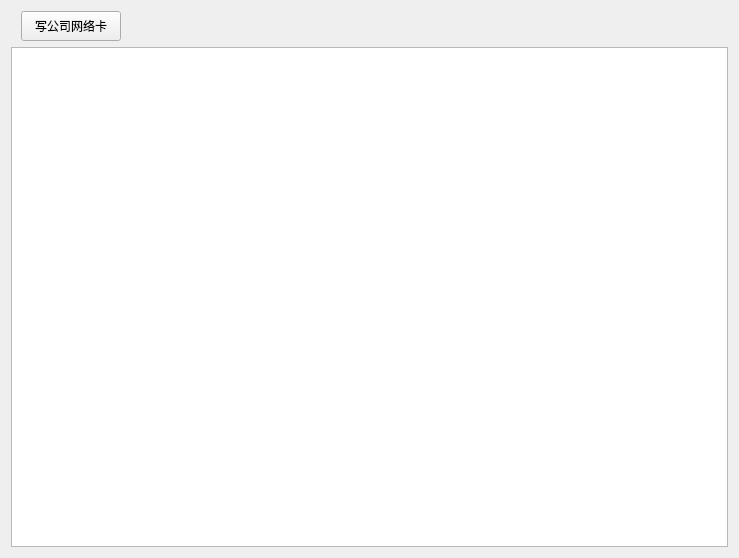
<?xml version="1.0" encoding="UTF-8"?>
<ui version="4.0">
 <class>CorpNetworkWidget</class>
 <widget class="QWidget" name="CorpNetworkWidget">
  <property name="geometry">
   <rect>
    <x>0</x>
    <y>0</y>
    <width>739</width>
    <height>558</height>
   </rect>
  </property>
  <property name="windowTitle">
   <string>Form</string>
  </property>
  <layout class="QVBoxLayout" name="verticalLayout">
   <item>
    <layout class="QHBoxLayout" name="horizontalLayout">
     <property name="leftMargin">
      <number>10</number>
     </property>
     <item>
      <spacer name="horizontalSpacer_2">
       <property name="orientation">
        <enum>Qt::Horizontal</enum>
       </property>
       <property name="sizeType">
        <enum>QSizePolicy::Fixed</enum>
       </property>
      </spacer>
     </item>
     <item>
      <widget class="QPushButton" name="corpNetButton">
       <property name="sizePolicy">
        <sizepolicy hsizetype="Minimum" vsizetype="Preferred">
         <horstretch>0</horstretch>
         <verstretch>0</verstretch>
        </sizepolicy>
       </property>
       <property name="minimumSize">
        <size>
         <width>100</width>
         <height>30</height>
        </size>
       </property>
       <property name="text">
        <string>写公司网络卡</string>
       </property>
      </widget>
     </item>
     <item>
      <spacer name="horizontalSpacer">
       <property name="orientation">
        <enum>Qt::Horizontal</enum>
       </property>
       <property name="sizeType">
        <enum>QSizePolicy::Expanding</enum>
       </property>
       <property name="sizeHint" stdset="0">
        <size>
         <width>40</width>
         <height>20</height>
        </size>
       </property>
      </spacer>
     </item>
    </layout>
   </item>
   <item>
    <widget class="QTableView" name="networkTableView"/>
   </item>
  </layout>
 </widget>
 <resources/>
 <connections/>
</ui>
